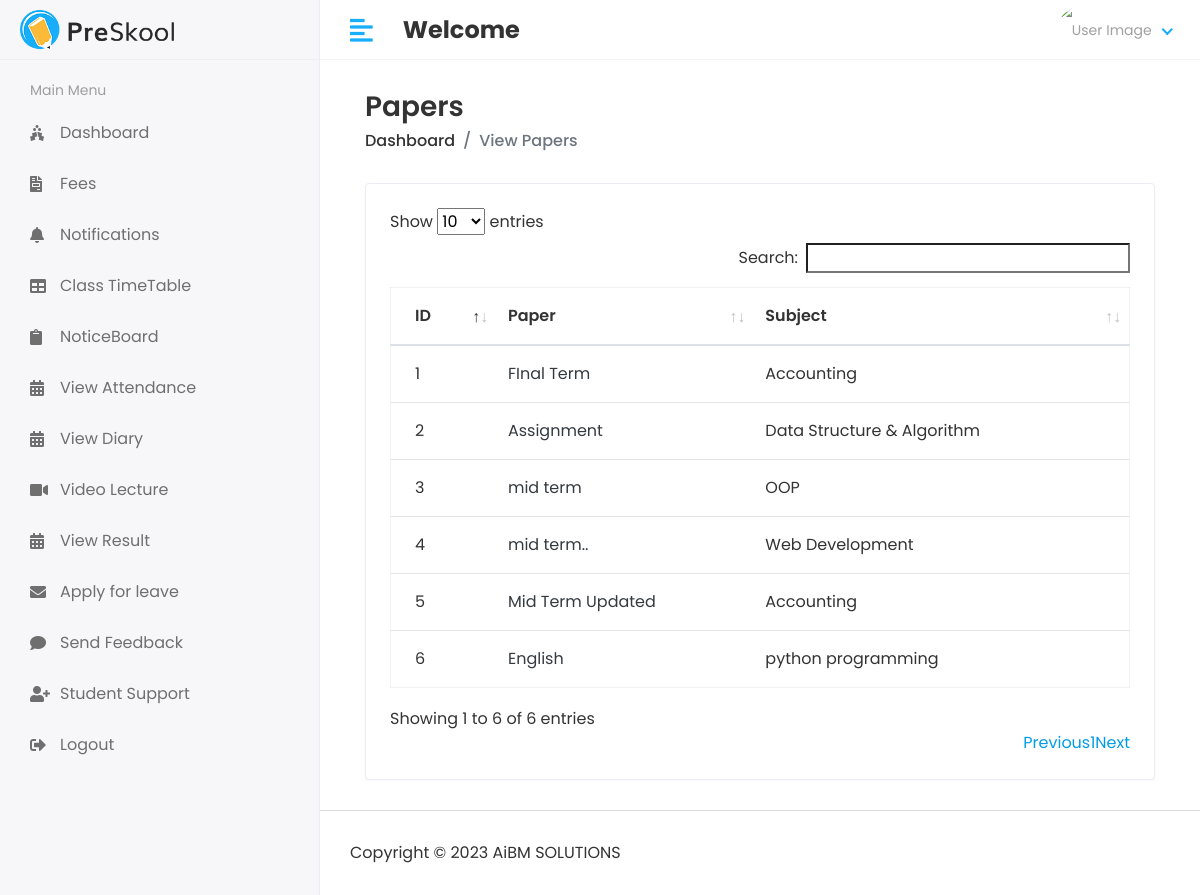
The app's page /hod/papers with its own data.
### schoolsystem/models.py (models this page shows, shortened)
class ExamPaper(models.Model):
    exam_name = models.CharField(max_length=255)
    exam_subject = models.ForeignKey(Subject, on_delete=models.CASCADE, null=True, default=None)
    exam_class = models.CharField(max_length=255)
    exam_teacher = models.CharField(max_length=255)
    exam_time = models.DateTimeField()
    exam_time_end = models.DateTimeField(null=True)
    exam_question = models.TextField()
    pdf_content = models.BinaryField()

class Subject(models.Model):
    name = models.CharField(max_length=100)
    course = models.ForeignKey(Course, on_delete=models.CASCADE)
    staff = models.ForeignKey(Staff, on_delete=models.CASCADE)
    created_at = models.DateTimeField(auto_now_add=True)
    updated_at = models.DateTimeField(auto_now=True)
    def __str__(self):
        return self.name

### student_management_system/hod_views.py (the view)
# urls.py: path('hod/papers', hod_views.SEE_PAPERS, name='see_paper'),
def SEE_PAPERS(request):
    subjects = Subject.objects.all()
    papers = ExamPaper.objects.all()
    context = {
        'subjects': subjects,
        'papers': papers,
    }
    return render(request, 'hod/paper.html', context)

### templates/hod/paper.html (shortened to what this page needs)
{% extends 'base.html' %}
{% block content %}
<div class="content container-fluid">
               <div class="page-header">
                  <div class="row align-items-center">
                     <div class="col">
                        <h3 class="page-title">Papers</h3>
                        <ul class="breadcrumb">
                           <li class="breadcrumb-item"><a href="index.html">Dashboard</a></li>
                           <li class="breadcrumb-item active">View Papers</li>
                        </ul>
                     </div>
                  </div>
               </div>
               <div class="row">
                  <div class="col-sm-12">
                     <div class="card card-table">
                        <div class="card-body">
                           <div class="table-responsive">
                              <table id="table_id" class="table table-hover table-center mb-0">
                                 <thead>
                                    <tr>
                                       <th>ID</th>
                                       <th>Paper</th>
                                       <th>Subject</th>
                                    </tr>
                                 </thead>
                                 <tbody>
                                    {% for i in papers %}
                                        <tr>
                                           <td>{{i.id}}</td>
                                           <td>
                                              <a href="{% url 'check_papers' i.id %}" class="text-dark">{{i.exam_name}}</a>
                                           </td>
                                           <td>{{i.exam_subject}}</td>
                                        </tr>
                                    {% endfor %}
                                 </tbody>
                              </table>
                           </div>
                        </div>
                     </div>
                  </div>
               </div>
            </div>
{% endblock %}

### templates/base.html (shortened to what this page needs)
<!DOCTYPE html>
<html lang="en">
{% load static %}
   <head>
      <link rel="stylesheet" href="{% static 'assets/plugins/bootstrap/css/bootstrap.min.css' %}">
      <link rel="stylesheet" href="{% static 'assets/plugins/fontawesome/css/fontawesome.min.css' %}">
      <link rel="stylesheet" href="{% static 'assets/plugins/fontawesome/css/all.min.css' %}">
      <link rel="stylesheet" href="{% static 'assets/css/style.css' %}">
       <link rel="stylesheet" href="{% static 'assets/plugins/datatables/datatables.min.css' %}">
   </head>
   <body>
   <div class="main-wrapper">
      {% include 'includes/header.html' %}
         {% include 'includes/sidebar.html' %}
      <div class="page-wrapper">
         <div class="content container-fluid">
            {% block content %}
            {% endblock %}
         </div>
         {% include 'includes/footer.html' %}
      </div>
   </div>
   </body>
</html>

### templates/includes/header.html (shortened to what this page needs)
{% load static %}
<div class="header">
            <div class="header-left">
               <a href="index.html" class="logo">
               <img src="{% static 'assets/img/logo.png' %}" alt="Logo">
               </a>
            </div>
            <a href="javascript:void(0);" id="toggle_btn">
            <i class="fas fa-align-left"></i>
            </a>
            <div class="top-nav-search mt-3">
               <h4><strong>Welcome</strong>&nbsp;{{user.first_name}}&nbsp;{{user.last_name}}</h4>
            </div>
            <ul class="nav user-menu">
               <li class="nav-item dropdown has-arrow">
                  <a href="#" class="dropdown-toggle nav-link" data-toggle="dropdown">
                     {% if user.profile_pic == "" %}
                     <span class="user-img"><img class="rounded-circle" src="{% static 'assets/img/no-image.png' %}" width="31" height="31" alt="User Image"></span>
                     {% else %}
                     <span class="user-img"><img class="rounded-circle" src="/{{user.profile_pic}}" width="31" height="31" alt="User Image"></span>
                     {% endif %}
                  </a>
               </li>
            </ul>
         </div>

### templates/includes/sidebar.html (shortened to what this page needs)
{% load static %}
{% load active_link_tags %}
<div class="sidebar" id="sidebar">
            <div class="sidebar-inner slimscroll">
               <div id="sidebar-menu" class="sidebar-menu">
                  {% if user.user_type == '1' %}
                     <ul>
                     <li class="menu-title">
                        <span>Main Menu</span>
                     </li>
                     <li class="{% active_link 'hod_home' 'active' %}">
                        <a href="{% url 'hod_home' %}"><i class="fas fa-holly-berry"></i> <span>Dashboard</span></a>
                     </li>
                     <li class="submenu {% active_link 'fee_structure' 'active' %} {% active_link 'view_student' 'active' %}">
                        <a href="#"><i class="fa fa-comment-dollar"></i> <span> Fees</span> <span class="menu-arrow"></span></a>
                        <ul>
                           <li><a href="{% url 'fee_structure' %}">Fees Structure</a></li>
                           <li><a href="">Fees Collection</a></li>
                        </ul>
                     </li>
                     <li class="{% active_link 'payroll' 'active' %}">
                           <a href="{% url 'payroll' %}"><i class="fa fa-money-bill"></i> <span>PayRoll</span></a>
                        </li>
                     <li class="submenu {% active_link 'add_student' 'active' %} {% active_link 'view_student' 'active' %}">
                        <a href="#"><i class="fas fa-user-graduate"></i> <span> Students</span> <span class="menu-arrow"></span></a>
                        <ul>
                           <li><a href="{% url 'add_student' %}">Add Student</a></li>
                           <li><a href="{% url 'view_student' %}">View Student</a></li>
                        </ul>
                     </li>
                     <li class="submenu {% active_link 'add_subject' 'active' %} {% active_link 'view_subject' 'active' %}">
                        <a href="#"><i class="fas fa-book-reader"></i> <span> Subjects</span> <span class="menu-arrow"></span></a>
                        <ul>
                           <li><a href="{% url 'add_subject' %}">Add Subject</a></li>
                           <li><a href="{% url 'view_subject' %}">View Subject</a></li>
                        </ul>
                     </li>
                     <li class="submenu {% active_link 'add_staff' 'active' %} {% active_link 'view_staff' 'active' %}">
                        <a href="#"><i class="fas fa-chalkboard-teacher"></i> <span> Staff</span> <span class="menu-arrow"></span></a>
                        <ul>
                           <li><a href="{% url 'add_staff' %}">Add Staff</a></li>
                           <li><a href="{% url 'view_staff' %}">View Staff</a></li>
                        </ul>
                     </li>
                     <li class="submenu {% active_link 'add_course' 'active' %} {% active_link 'view_course' 'active' %}">
                        <a href="#"><i class="fa fa-graduation-cap"></i> <span>Cousre</span> <span class="menu-arrow"></span></a>
                        <ul>
                           <li><a href="{% url 'add_course' %}">Add Cousre</a></li>
                           <li><a href="{% url 'view_course' %}">View Cousre</a></li>
                        </ul>
                     </li>
                     <li class="submenu {% active_link 'add_session' 'active' %} {% active_link 'view_session' 'active' %}">
                        <a href="#"><i class="fas fa-clock"></i> <span>Session</span> <span class="menu-arrow"></span></a>
                        <ul>
                           <li><a href="{% url 'add_session' %}">Add Session</a></li>
                           <li><a href="{% url 'view_session' %}">View Session</a></li>
                        </ul>
                     </li>
                        <li class="{% active_link 'schedule' 'active' %}">
                           <a href="{% url 'schedule' %}"><i class="fa fa-calendar"></i> <span>Schedule</span></a>
                        </li>
                     <li class="{% active_link 'view_attendance' 'active' %}">
                        <a href="{% url 'view_attendance' %}"><i class="fa fa-calendar"></i> <span>View Attendance</span></a>
                     </li>
                      <li class="submenu {% active_link 'teacher_attendance' 'active' %} {% active_link 'view_teacher_attendance' 'active' %}">
                        <a href="#"><i class="fa fa-calendar"></i> <span>Teacher Attendance</span> <span class="menu-arrow"></span></a>
                        <ul>
                           <li><a href="{% url 'teacher_attendance' %}">Take Attendance</a></li>
                           <li><a href="{% url 'view_teacher_attendance' %}">View Attendance</a></li>
                        </ul>
                     </li>
                      <li class="{% active_link 'see_paper' 'active' %}">
                           <a href="{% url 'see_paper' %}"><i class="fa fa-book"></i> <span>Papers</span></a>
                      </li>
                      <li class="{% active_link 'check_result' 'active' %}">
                        <a href="{% url 'check_result' %}"><i class="fas fa-poll-h"></i> <span>Check Result</span></a>
                     </li>
                     <li class="submenu {% active_link 'notice_board_student' 'active' %} {% active_link 'notice_board_staff' 'active' %}">
                        <a href="#"><i class="fas fa-clipboard"></i> <span> Noticeboard</span> <span class="menu-arrow"></span></a>
                        <ul>
                           <li><a href="{% url 'notice_board_staff' %}">For Staff</a></li>
                           <li><a href="{% url 'notice_board_student' %}">For Students</a></li>
                        </ul>
                     </li>
                     <li class="{% active_link 'send_staff_notification' 'active' %}">
                        <a href="{% url 'send_staff_notification' %}"><i class="fa fa-bell"></i> <span>Staff Notification</span></a>
                     </li>
                     <li class="{% active_link 'send_student_notification' 'active' %}">
                        <a href="{% url 'send_student_notification' %}"><i class="fa fa-bell"></i> <span>Student Notification</span></a>
                     </li>
                     <li class="{% active_link 'staff_feedback_reply' 'active' %}">
                        <a href="{% url 'staff_feedback_reply' %}"><i class="fas fa-comments"></i> <span>Staff Feedback</span></a>
                     </li>
                     <li class="{% active_link 'get_student_feedback' 'active' %}">
                        <a href="{% url 'get_student_feedback' %}"><i class="fas fa-comments"></i> <span>Student Feedback</span></a>
                     </li>
                     <li class="{% active_link 'staff_leave_view' 'active' %}">
                        <a href="{% url 'staff_leave_view' %}"><i class="fas fa-envelope"></i> <span>Staff Leave</span></a>
                     </li>
                     <li class="{% active_link 'student_leave_view' 'active' %}">
                        <a href="{% url 'student_leave_view' %}"><i class="fas fa-envelope"></i> <span>Student Leave</span></a>
                     </li>
                     <li class="{% active_link 'support_student_list' 'active' %}">
                           <a href="{% url 'support_student_list' %}"><i class="fas fa-user-plus"></i><span>Student Support</span></a>
                     </li>
                     <li>
                        <a href="{% url 'logout' %}"><i class="fas fa-sign-out-alt"></i> <span>Logout</span></a>
                     </li>
                  </ul>
                  {% else %}
                     <ul>
                        <li class="menu-title">
                           <span>Main Menu</span>
                        </li>
                        <li class="{% active_link 'student_home' 'active' %}">
                           <a href="{% url 'student_home' %}"><i class="fas fa-holly-berry"></i> <span>Dashboard</span></a>
                        </li>
                        <li class="{% active_link 'fees' 'active' %}">
                           <a href="{% url 'fees' %}"><i class="fa fa-file-invoice"></i> <span>Fees</span></a>
                        </li>
                        <li class="{% active_link 'student_notifications' 'active' %}">
                           <a href="{% url 'student_notifications' %}"><i class="fas fa-bell"></i> <span>Notifications</span></a>
                        </li>
                        <li class="{% active_link 'class_timetable' 'active' %}">
                           <a href="{% url 'class_timetable' %}"><i class="fas fa-table"></i> <span>Class TimeTable</span></a>
                        </li>
                        <li class="{% active_link 'noticeboard' 'active' %}">
                           <a href="{% url 'noticeboard' %}"><i class="fas fa-clipboard"></i> <span>NoticeBoard</span></a>
                        </li>
                        <li class="{% active_link 'student_view_attendance' 'active' %}">
                           <a href="{% url 'student_view_attendance' %}"><i class="fas fa-calendar-alt"></i> <span>View Attendance</span></a>
                        </li>
                        <li class="{% active_link 'view_diary' 'active' %}">
                           <a href="{% url 'view_diary' %}"><i class="fas fa-calendar-alt"></i> <span>View Diary</span></a>
                        </li>
                        <li class="{% active_link 'video_lecture' 'active' %}">
                           <a href="{% url 'video_lecture' %}"><i class="fas fa-video"></i> <span>Video Lecture</span></a>
                        </li>
                        <li class="{% active_link 'view_result' 'active' %}">
                           <a href="{% url 'view_result' %}"><i class="fas fa-calendar-alt"></i> <span>View Result</span></a>
                        </li>
                        <li class="{% active_link 'student_apply_leave' 'active' %}">
                           <a href="{% url 'student_apply_leave' %}"><i class="fas fa-envelope"></i> <span>Apply for leave</span></a>
                        </li>
                        <li class="{% active_link 'student_feedback' 'active' %}">
                           <a href="{% url 'student_feedback' %}"><i class="fas fa-comment"></i> <span>Send Feedback</span></a>
                        </li>
                        <li class="{% active_link 'student_support' 'active' %}">
                           <a href="{% url 'student_support' %}"><i class="fas fa-user-plus"></i><span>Student Support</span></a>
                        </li>
                        <li>
                        <a href="{% url 'logout' %}"><i class="fas fa-sign-out-alt"></i> <span>Logout</span></a>
                        </li>
                     </ul>
                  {% endif %}
               </div>
            </div>
         </div>

### templates/includes/footer.html
{% load static %}
<footer>
    <p>Copyright © 2023 AiBM SOLUTIONS</p>
</footer>

### records on screen
ExamPaper: id "1", exam_name "FInal Term", exam_subject "Accounting"
ExamPaper: id "2", exam_name "Assignment", exam_subject "Data Structure & Algorithm"
ExamPaper: id "3", exam_name "mid term", exam_subject "OOP"
ExamPaper: id "4", exam_name "mid term..", exam_subject "Web Development"
ExamPaper: id "5", exam_name "Mid Term Updated", exam_subject "Accounting"
ExamPaper: id "6", exam_name "English", exam_subject "python programming"
